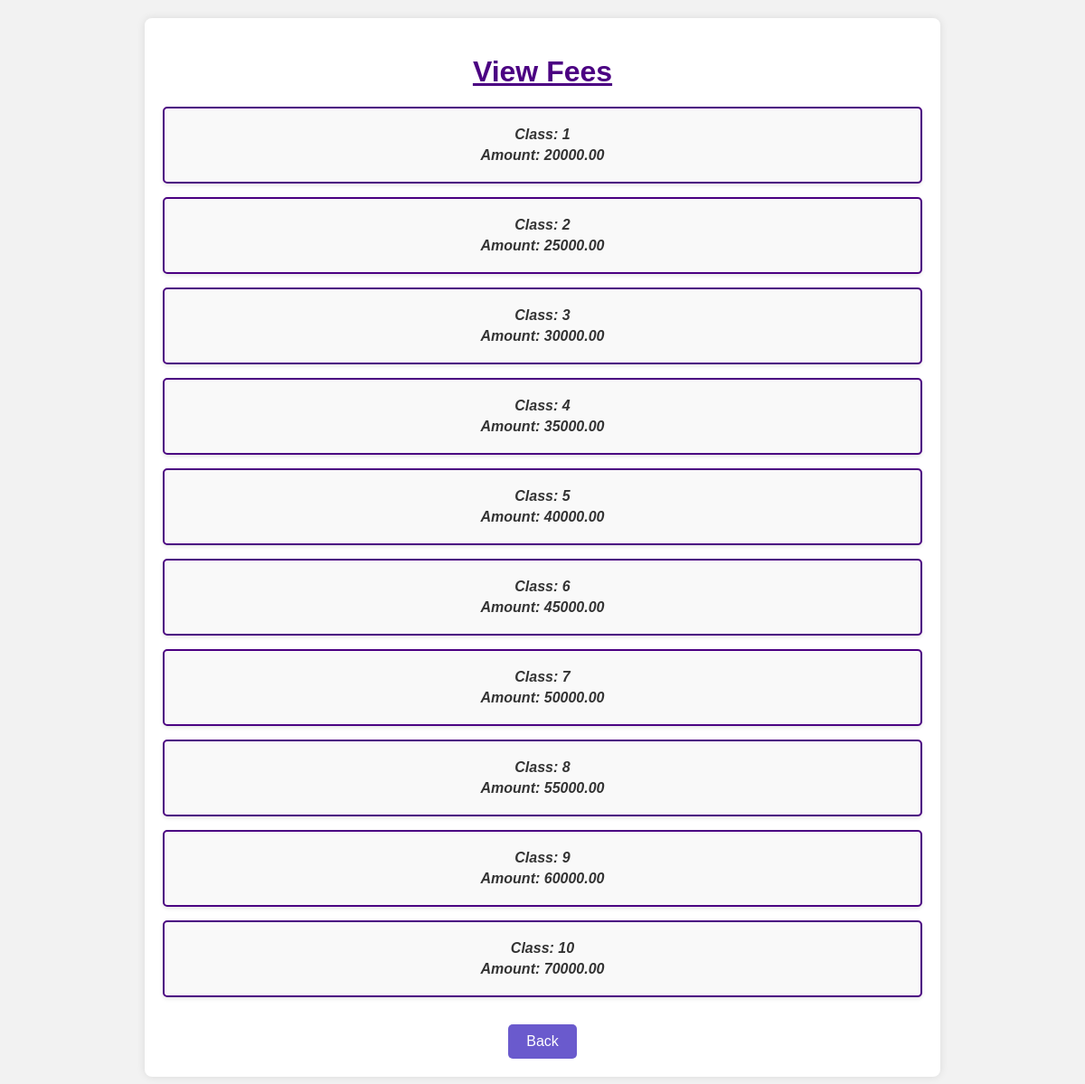
/view_feeadmin/, run on the app's committed database.
### finalapp/models.py (models this page shows, shortened)
class Fee(models.Model):
    fee_id=models.CharField(max_length=20)
    student = models.ForeignKey(User, on_delete=models.CASCADE)
    class_name = models.CharField(max_length=255)
    amount = models.DecimalField(max_digits=10, decimal_places=2)
    updated_by = models.ForeignKey(User, on_delete=models.CASCADE, related_name='updated_fees')
    updated_at = models.DateTimeField(auto_now_add=True)

### finalapp/views.py (the view)
# urls.py: path('view_feeadmin/',view_feesadmin,name='view_feesadmin'),
def view_feesadmin(request):
    fees = Fee.objects.all()
    return render(request, 'view_feesadmin.html', {'fees': fees})

### finalapp/templates/view_feesadmin.html (shortened to what this page needs)
<!DOCTYPE html>
<html lang="en">
<head>
</head>
<body>
    <div class="container">
        <h1>View Fees</h1>
        {% for fee in fees %}
        <div class="info-box">
            <p>Class: {{ fee.class_name }}</p>
            <p>Amount: {{ fee.amount }}</p>
        </div>
        {% endfor %}
        <a href="#" class="back-button" onclick="history.back()">Back</a>
    </div>
</body>
</html>

### finalapp/templates/view_feesadmin.html (style rules this page uses)
body { font-family: 'Arial', sans-serif; background-color: #f2f2f2; margin: 0; padding: 0; }
.container { width: 70%; margin: 20px auto; background-color: #fff; box-shadow: 0 0 10px rgba(0, 0, 0, 0.1); padding: 20px; border-radius: 8px; text-align: center; }
h1 { color: #4B0082; text-decoration: underline; margin-bottom: 20px; }
.info-box { border: 2px solid #4B0082; padding: 15px; margin-bottom: 15px; border-radius: 5px; background-color: #f9f9f9; box-shadow: 0 2px 4px rgba(0, 0, 0, 0.1); }
p { margin: 5px 0; color: #333; }
a { display: inline-block; padding: 10px 20px; margin-top: 15px; background-color: #6A5ACD; color: #fff; text-decoration: none; border-radius: 5px; transition: background-color 0.3s; }
p { font-weight: 700; font-style: oblique; }

### data on the page
Fee: class_name "1", amount "20000.00"
Fee: class_name "2", amount "25000.00"
Fee: class_name "3", amount "30000.00"
Fee: class_name "4", amount "35000.00"
Fee: class_name "5", amount "40000.00"
Fee: class_name "6", amount "45000.00"
Fee: class_name "7", amount "50000.00"
Fee: class_name "8", amount "55000.00"
Fee: class_name "9", amount "60000.00"
Fee: class_name "10", amount "70000.00"
